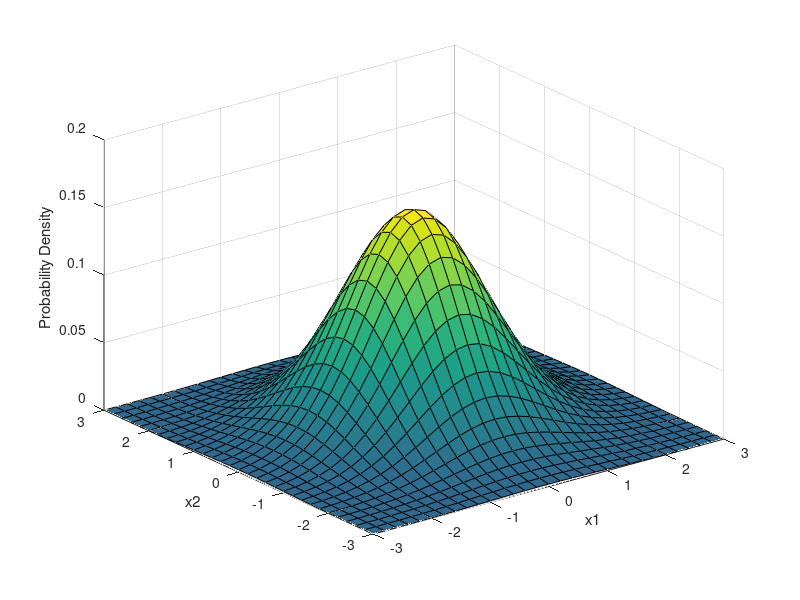
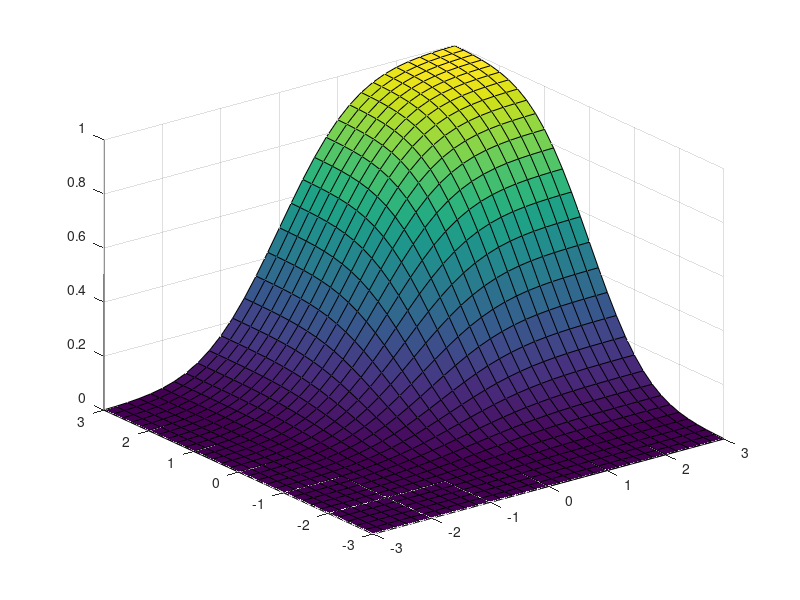

The MATLAB script that drew these images, in order:
% cargar el paquete de estadistica
pkg load statistics;

mu = 0;
sigma = 1;

% Probabilidad X>0.7
pX_mayor_0_7 = 1 - mvncdf(0.7,mu,sigma)

% Probabilidad Y<0.4
pY_menor_0_4 = mvncdf(0.4,mu,sigma)

% las probabilidades se muitiplican (variables independentes)
pX_mayor_0_7_pY_menor_0_4 = pX_mayor_0_7 * pY_menor_0_4

% graficar las pdf conjuntas

% basado en un ejemplo de MathWorks.com
% https://www.mathworks.com/help/stats/multivariate-normal-distribution.html

% vector de medias
mu = [0 0];

% matrix de covarianza
sigma = [1 0; 0 1];

x1 = -3:0.2:3;
x2 = -3:0.2:3;
[X1,X2] = meshgrid(x1,x2);
X = [X1(:) X2(:)];

% pdf conjunta
y = mvnpdf(X,mu,sigma);
y = reshape(y,length(x2),length(x1));

h = surf(x1,x2,y);
caxis([min(y(:))-0.5*range(y(:)),max(y(:))])
xlabel('x1')
ylabel('x2')
zlabel('Probability Density')

waitfor(h,"timeout", 5)

% cdf de x e y
p = mvncdf(X,mu,sigma);

Z = reshape(p,length(x1),length(x2));

figure
h = surf(X1,X2,Z);

waitfor(h,"timeout", 10)